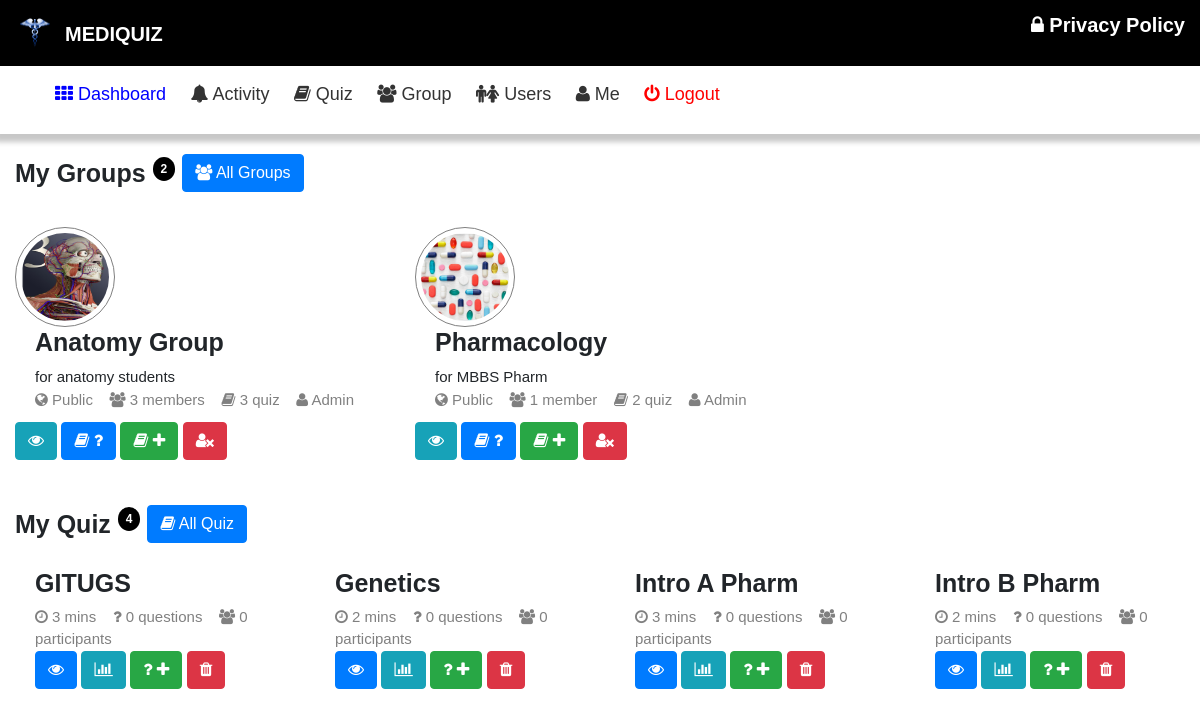
Page /dashboard/ (signed in) on the committed database.
### quiz/models.py (models this page shows, shortened)
class Group(models.Model):
    title = models.CharField(max_length=100, verbose_name="Group Title", null=True)
    description = models.TextField(verbose_name="Group Description", null=True, blank=True)
    type = models.CharField(max_length=100, choices=GROUP_CHOICES, verbose_name="Group Type", default='Public')
    slug = models.SlugField(max_length=200, unique=True, null=True)
    image = models.ImageField(upload_to='groups/image/', blank=True, null=True, verbose_name='Group image')
    admins = models.ManyToManyField(User, related_name="group_admin", blank=True)
    members = models.ManyToManyField(User, related_name="group_member",blank=True)
    quizzes = models.ManyToManyField(Quiz, related_name="group", blank=True)
    def get_group_detail(self):
        return reverse('group_detail', args=[self.slug])
    class Meta:
        ordering = ['title']

class Quiz(models.Model):
    title = models.CharField(max_length=100, verbose_name="Quiz Title")
    slug = models.SlugField(max_length=200, unique=True, null=True)
    created = models.DateTimeField(auto_now_add=True, null=True)
    date = models.DateTimeField(null=True, blank=True)
    duration = models.PositiveIntegerField(verbose_name="Quiz Duration (mins)", null=True, blank=True)
    active = models.BooleanField(default=True)
    class Meta:
        ordering = ['title']
    def get_group_detail(self):
        return reverse('quiz_detail', args=[self.slug])

### quiz/views.py (the view)
# urls.py: path('', views.dashboard, name="admin_dashboard"),
@login_required(login_url="login")
def dashboard(request):
    groups = Group.objects.filter(members__in=[request.user])
    student = get_object_or_404(Profile, user=request.user)
    quiz = student.quiz.all()
    return render(request, "user/dashboard.html", {
        'groups': groups,
        'student': student,
        'quiz': quiz,
    })

### quiz/templates/user/dashboard.html (shortened to what this page needs)
{% extends 'base.html' %}
{% load static %}
{% load thumbnail %}
{% load humanize %}
{% block active00 %}active{% endblock %}
{% block content %}
<div class="row">
    <div class="dash-con dash-group row col-12 col-sm-12 col-md-12 col-lg-12 col-xl-12">
        <div class="dash-head col-12 col-sm-12 col-md-12 col-lg-12 col-xl-12">
            My Groups <sup><span class="count">{{ groups.count }}</span></sup>
            <a href="{% url 'group_list' %}" style="margin-top:15px;">
                <button type="button" class="btn btn-primary">
                    <i class="fa fa-group"></i> All Groups
                </button>
            </a>
        </div>
        {% for g in groups %}
            <div class="dash-item col-12 col-sm-12 col-md-12 col-lg-6 col-xl-4">
                <img src="{{ g.image.url }}" alt="" />
                <div class="dash-des">
                    <h3>{{ g.title }}</h3>
                    <span style="font-size:15px;">{{ g.description }}</span>
                    <div style="color:gray;font-size:15px;">
                        <i class="fa fa-globe"></i> {{ g.type }}&nbsp;&nbsp;&nbsp;
                        <i class="fa fa-group"></i> {{ g.members.count|intcomma }} member{{ g.members.count|pluralize }}&nbsp;&nbsp;&nbsp;
                        <i class="fa fa-book"></i> {{ g.quizzes.count|intcomma }} quiz&nbsp;&nbsp;&nbsp;
                        <i class="fa fa-user"></i> {% if request.user in g.admins.all %}Admin{% else %}Member{% endif %}
                    </div>
                </div>
                <div style="margin-top:10px;width:100%;">
                    <a href="{{ g.get_group_detail }}" title="View Group"><button class="btn btn-info"><i class="fa fa-eye"></i></button></a>
                    <a href="#" title="Group Quiz" class="group-quiz" data-id="{{ g.slug }}" data-toggle="modal" data-target="#groupQuizModal">
                        <button class="btn btn-primary"><i class="fa fa-book"></i> <i class="fa fa-question"></i></button>
                    </a>
                    {% if request.user in g.admins.all %}
                        <button class="btn btn-success add-quiz-group" title="Add Quiz" data-toggle="modal" data-target="#addGroupQuizModal" data-id="{{ g.title }}">
                            <i class="fa fa-book"></i> <i class="fa fa-plus"></i>
                        </button>
                    {% endif %}
                    <a href="#" class="join" data-id="{{ g.slug }}" data-action="{% if request.user in g.members.all %}leave{% else %}join{% endif %}">
                        {% if request.user in g.members.all %}
                            <button class="btn btn-danger join-btn" title="Leave Group">
                                <i class="fa fa-user-times"></i>
                            </button>
                        {% else %}
                        <button class="btn btn-success join-btn" title="Join Group">
                            <i class="fa fa-user-plus"></i>
                        </button>
                        {% endif %}
                    </a>
                </div>
            </div>
        {% empty %}
        <h4 style="color:gray;">You don't have any group.</h4>
        {% endfor %}
    </div>
    <div class="dash-con dash-quiz-con row col-12 col-sm-12 col-md-12 col-lg-12 col-xl-12">
        <div class="dash-head col-12 col-sm-12 col-md-12 col-lg-12 col-xl-12">
            My Quiz <sup><span class="count">{{ quiz.count }}</span></sup>
            <a href="{% url 'quiz_list' %}" style="margin-top:15px;">
                <button type="button" class="btn btn-primary">
                    <i class="fa fa-book"></i> All Quiz
                </button>
            </a>
        </div>
        {% for q in quiz %}
            <div class="dash-item dash-quiz col-12 col-sm-6 col-md-6 col-lg-4 col-xl-3">
                <div class="dash-des">
                    <h3>{{ q.title }}</h3>
                    <div style="color:gray;font-size:15px;">
                        <i class="fa fa-clock-o"></i> {{ q.duration }} mins&nbsp;&nbsp;&nbsp;
                        <i class="fa fa-question"></i> {{ q.questions.count }} question{{ q.questions.count|pluralize }}&nbsp;&nbsp;&nbsp;
                        <i class="fa fa-group"></i> {{ q.score.count }} participant{{ q.score.count|pluralize }}
                    </div>
                    <div>
                        <a href="{{ q.get_group_detail }}" title="View Quiz"><button class="btn btn-primary"><i class="fa fa-eye"></i></button></a>
                        <button class="btn btn-info ranking" title="Quiz Rankings" data-toggle="modal" data-target="#quizRankModal" data-id="{{ q.slug }}"><i class="fa fa-bar-chart"></i></button>
                        <button class="btn btn-success add-que-btn" title="Add Questions" data-toggle="modal" data-target="#addQuestionModal" data-id="{{ q.title }}"><i class="fa fa-question"></i> <i class="fa fa-plus"></i></button>
                        <a href="#" title="Delete Quiz" class="delete-quiz" data-id="{{ q.slug }}"><button class="btn btn-danger"><i class="fa fa-trash"></i></button></a>
                    </div>
                </div>
            </div>
        {% empty %}
        <h4 style="color:gray;">You don't have any quiz.<br></h4>
        {% endfor %}
    </div>
</div>
{% endblock %}

### quiz/static/css/style.css (style rules this page uses)
a:link { text-decoration: none; }
body { margin: 0; padding: 0; background: #fff; width: 100%; overflow-x: hidden; font-family: "Gill Sans", sans-serif;; }

### quiz/templates/user/dashboard.html (style rules this page uses)
* { box-sizing: border-box; }
.dash-con { background: #fff; height: fit-content; margin: 20px 0px; }
.dash-head { font-size: 25px; font-weight: 700; }
.count { padding: 5px 8px; background: #000; border-radius: 50%; color: #fff; font-size: 12px; }
.dash-item { display: flex; align-items: center; flex-wrap: wrap; margin-top: 20px; }
.dash-item img { padding: 5px; border: 1px solid gray; border-radius: 50%; width: 100px; height: 100px; margin-top: 10px; }
.dash-des { padding-left: 20px; }
.dash-des h3 { font-weight: 600; font-size: 25px; }
button.btn { margin-bottom: 5px; }

### quiz/templates/base.html (style rules this page uses)
body { padding-bottom: 50px; }

### rows in the picture
Group: image (picture), title "Anatomy Group", description "for anatomy students", type "Public", members.count "3", quizzes.count "3", shows "Admin"
Group: image (picture), title "Pharmacology", description "for MBBS Pharm", type "Public", members.count "1", quizzes.count "2", shows "Admin"
Quiz: title "GITUGS", duration "3", questions.count "0", score.count "0"
Quiz: title "Genetics", duration "2", questions.count "0", score.count "0"
Quiz: title "Intro A Pharm", duration "3", questions.count "0", score.count "0"
Quiz: title "Intro B Pharm", duration "2", questions.count "0", score.count "0"

### other values in the picture
{{ groups.count }} "2"
{{ quiz.count }} "4"
